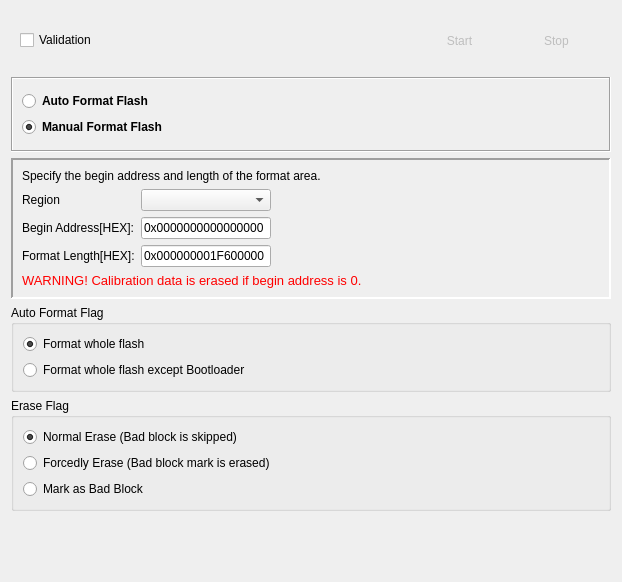
<?xml version="1.0" encoding="UTF-8"?>
<ui version="4.0">
 <class>FormatWidget</class>
 <widget class="QWidget" name="FormatWidget">
  <property name="geometry">
   <rect>
    <x>0</x>
    <y>0</y>
    <width>618</width>
    <height>582</height>
   </rect>
  </property>
  <property name="windowTitle">
   <string>Form</string>
  </property>
  <layout class="QGridLayout" name="gridLayout_4">
   <item row="0" column="0">
    <widget class="QFrame" name="frame_3">
     <property name="sizePolicy">
      <sizepolicy hsizetype="Preferred" vsizetype="Preferred">
       <horstretch>70</horstretch>
       <verstretch>0</verstretch>
      </sizepolicy>
     </property>
     <property name="minimumSize">
      <size>
       <width>600</width>
       <height>60</height>
      </size>
     </property>
     <property name="maximumSize">
      <size>
       <width>16777215</width>
       <height>85</height>
      </size>
     </property>
     <property name="frameShape">
      <enum>QFrame::Box</enum>
     </property>
     <property name="frameShadow">
      <enum>QFrame::Sunken</enum>
     </property>
     <property name="lineWidth">
      <number>0</number>
     </property>
     <layout class="QGridLayout" name="gridLayout">
      <item row="0" column="0">
       <layout class="QHBoxLayout" name="horizontalLayout_2">
        <item>
         <widget class="QCheckBox" name="checkBox_Validation">
          <property name="text">
           <string>Validation</string>
          </property>
         </widget>
        </item>
        <item>
         <spacer name="horizontalSpacer">
          <property name="orientation">
           <enum>Qt::Horizontal</enum>
          </property>
          <property name="sizeHint" stdset="0">
           <size>
            <width>238</width>
            <height>20</height>
           </size>
          </property>
         </spacer>
        </item>
        <item>
         <widget class="QToolButton" name="toolButton_Start">
          <property name="enabled">
           <bool>false</bool>
          </property>
          <property name="sizePolicy">
           <sizepolicy hsizetype="Fixed" vsizetype="Fixed">
            <horstretch>91</horstretch>
            <verstretch>46</verstretch>
           </sizepolicy>
          </property>
          <property name="minimumSize">
           <size>
            <width>91</width>
            <height>0</height>
           </size>
          </property>
          <property name="toolTip">
           <string>F9</string>
          </property>
          <property name="text">
           <string>Start</string>
          </property>
          <property name="icon">
           <iconset resource="../../icon.qrc">
            <normaloff>:/images/start.png</normaloff>:/images/start.png</iconset>
          </property>
          <property name="iconSize">
           <size>
            <width>24</width>
            <height>24</height>
           </size>
          </property>
          <property name="toolButtonStyle">
           <enum>Qt::ToolButtonTextUnderIcon</enum>
          </property>
          <property name="autoRaise">
           <bool>true</bool>
          </property>
         </widget>
        </item>
        <item>
         <widget class="QToolButton" name="toolButton_stop">
          <property name="enabled">
           <bool>false</bool>
          </property>
          <property name="sizePolicy">
           <sizepolicy hsizetype="Fixed" vsizetype="Fixed">
            <horstretch>91</horstretch>
            <verstretch>46</verstretch>
           </sizepolicy>
          </property>
          <property name="minimumSize">
           <size>
            <width>91</width>
            <height>0</height>
           </size>
          </property>
          <property name="toolTip">
           <string>F10</string>
          </property>
          <property name="text">
           <string>Stop</string>
          </property>
          <property name="icon">
           <iconset resource="../../icon.qrc">
            <normaloff>:/images/stop.png</normaloff>:/images/stop.png</iconset>
          </property>
          <property name="iconSize">
           <size>
            <width>24</width>
            <height>24</height>
           </size>
          </property>
          <property name="toolButtonStyle">
           <enum>Qt::ToolButtonTextUnderIcon</enum>
          </property>
          <property name="autoRaise">
           <bool>true</bool>
          </property>
         </widget>
        </item>
       </layout>
      </item>
     </layout>
    </widget>
   </item>
   <item row="1" column="0">
    <widget class="QFrame" name="frame_2">
     <property name="minimumSize">
      <size>
       <width>600</width>
       <height>75</height>
      </size>
     </property>
     <property name="maximumSize">
      <size>
       <width>16777215</width>
       <height>16777215</height>
      </size>
     </property>
     <property name="frameShape">
      <enum>QFrame::Box</enum>
     </property>
     <property name="frameShadow">
      <enum>QFrame::Sunken</enum>
     </property>
     <property name="lineWidth">
      <number>1</number>
     </property>
     <property name="midLineWidth">
      <number>0</number>
     </property>
     <layout class="QGridLayout" name="gridLayout_2">
      <item row="0" column="0">
       <layout class="QHBoxLayout" name="horizontalLayout">
        <item>
         <layout class="QVBoxLayout" name="verticalLayout">
          <item>
           <layout class="QVBoxLayout" name="verticalLayout_4">
            <item>
             <layout class="QHBoxLayout" name="horizontalLayout_3">
              <item>
               <widget class="QRadioButton" name="radioButton_AutoFormat">
                <property name="enabled">
                 <bool>true</bool>
                </property>
                <property name="font">
                 <font>
                  <weight>75</weight>
                  <bold>true</bold>
                 </font>
                </property>
                <property name="text">
                 <string>Auto Format Flash</string>
                </property>
                <property name="checked">
                 <bool>false</bool>
                </property>
               </widget>
              </item>
              <item>
               <spacer name="horizontalSpacer_3">
                <property name="orientation">
                 <enum>Qt::Horizontal</enum>
                </property>
                <property name="sizeHint" stdset="0">
                 <size>
                  <width>40</width>
                  <height>20</height>
                 </size>
                </property>
               </spacer>
              </item>
             </layout>
            </item>
           </layout>
          </item>
          <item>
           <layout class="QVBoxLayout" name="verticalLayout_6">
            <item>
             <layout class="QHBoxLayout" name="horizontalLayout_4">
              <item>
               <widget class="QRadioButton" name="radioButton_ManualFormat">
                <property name="font">
                 <font>
                  <weight>75</weight>
                  <bold>true</bold>
                 </font>
                </property>
                <property name="text">
                 <string>Manual Format Flash</string>
                </property>
                <property name="checked">
                 <bool>true</bool>
                </property>
               </widget>
              </item>
              <item>
               <spacer name="horizontalSpacer_5">
                <property name="orientation">
                 <enum>Qt::Horizontal</enum>
                </property>
                <property name="sizeHint" stdset="0">
                 <size>
                  <width>40</width>
                  <height>20</height>
                 </size>
                </property>
               </spacer>
              </item>
             </layout>
            </item>
           </layout>
          </item>
         </layout>
        </item>
       </layout>
      </item>
     </layout>
    </widget>
   </item>
   <item row="2" column="0">
    <widget class="QFrame" name="frame_ManualFormatSettings">
     <property name="enabled">
      <bool>true</bool>
     </property>
     <property name="frameShape">
      <enum>QFrame::Panel</enum>
     </property>
     <property name="frameShadow">
      <enum>QFrame::Sunken</enum>
     </property>
     <property name="lineWidth">
      <number>2</number>
     </property>
     <property name="midLineWidth">
      <number>3</number>
     </property>
     <layout class="QGridLayout" name="gridLayout_3">
      <item row="0" column="0">
       <widget class="QLabel" name="label_manualLabel">
        <property name="text">
         <string>Specify the begin address and length of the format area.</string>
        </property>
       </widget>
      </item>
      <item row="1" column="0">
       <layout class="QHBoxLayout" name="horizontalLayout_5">
        <item>
         <layout class="QVBoxLayout" name="verticalLayout_3">
          <item>
           <widget class="QLabel" name="label_region">
            <property name="text">
             <string>Region</string>
            </property>
           </widget>
          </item>
          <item>
           <widget class="QLabel" name="label_BeginAddress">
            <property name="text">
             <string>Begin Address[HEX]:</string>
            </property>
           </widget>
          </item>
          <item>
           <widget class="QLabel" name="label_FormatLength">
            <property name="text">
             <string>Format Length[HEX]:</string>
            </property>
           </widget>
          </item>
         </layout>
        </item>
        <item>
         <layout class="QVBoxLayout" name="verticalLayout_2">
          <item>
           <widget class="QComboBox" name="comboBox_region">
            <property name="minimumSize">
             <size>
              <width>120</width>
              <height>0</height>
             </size>
            </property>
            <property name="maximumSize">
             <size>
              <width>130</width>
              <height>16777215</height>
             </size>
            </property>
           </widget>
          </item>
          <item>
           <widget class="QLineEdit" name="lineEdit_BeginAddress">
            <property name="minimumSize">
             <size>
              <width>120</width>
              <height>0</height>
             </size>
            </property>
            <property name="maximumSize">
             <size>
              <width>130</width>
              <height>16777215</height>
             </size>
            </property>
            <property name="text">
             <string>0x0000000000000000</string>
            </property>
            <property name="maxLength">
             <number>18</number>
            </property>
            <property name="placeholderText">
             <string/>
            </property>
           </widget>
          </item>
          <item>
           <widget class="QLineEdit" name="lineEdit_FormatLength">
            <property name="minimumSize">
             <size>
              <width>120</width>
              <height>0</height>
             </size>
            </property>
            <property name="maximumSize">
             <size>
              <width>130</width>
              <height>16777215</height>
             </size>
            </property>
            <property name="text">
             <string>0x000000001F600000</string>
            </property>
            <property name="maxLength">
             <number>18</number>
            </property>
           </widget>
          </item>
         </layout>
        </item>
        <item>
         <spacer name="horizontalSpacer_2">
          <property name="orientation">
           <enum>Qt::Horizontal</enum>
          </property>
          <property name="sizeHint" stdset="0">
           <size>
            <width>40</width>
            <height>20</height>
           </size>
          </property>
         </spacer>
        </item>
       </layout>
      </item>
      <item row="2" column="0">
       <widget class="QLabel" name="label_6">
        <property name="text">
         <string>&lt;!DOCTYPE HTML PUBLIC &quot;-//W3C//DTD HTML 4.0//EN&quot; &quot;http://www.w3.org/TR/REC-html40/strict.dtd&quot;&gt;
&lt;html&gt;&lt;head&gt;&lt;meta name=&quot;qrichtext&quot; content=&quot;1&quot; /&gt;&lt;style type=&quot;text/css&quot;&gt;
p, li { white-space: pre-wrap; }
&lt;/style&gt;&lt;/head&gt;&lt;body style=&quot; font-family:'Sans'; font-size:10pt; font-weight:400; font-style:normal;&quot;&gt;
&lt;p style=&quot; margin-top:0px; margin-bottom:0px; margin-left:0px; margin-right:0px; -qt-block-indent:0; text-indent:0px;&quot;&gt;&lt;span style=&quot; color:#ff0000;&quot;&gt;WARNING! Calibration data is erased if begin address is 0.&lt;/span&gt;&lt;/p&gt;&lt;/body&gt;&lt;/html&gt;</string>
        </property>
       </widget>
      </item>
     </layout>
    </widget>
   </item>
   <item row="3" column="0">
    <widget class="QGroupBox" name="groupBox_auto_fmt">
     <property name="title">
      <string>Auto Format Flag</string>
     </property>
     <layout class="QVBoxLayout" name="verticalLayout_10">
      <item>
       <widget class="QRadioButton" name="radioButton_fmt_all">
        <property name="text">
         <string>Format whole flash</string>
        </property>
        <property name="checked">
         <bool>true</bool>
        </property>
       </widget>
      </item>
      <item>
       <widget class="QRadioButton" name="radioButton_fmt_others">
        <property name="text">
         <string>Format whole flash except Bootloader</string>
        </property>
       </widget>
      </item>
     </layout>
    </widget>
   </item>
   <item row="4" column="0">
    <widget class="QGroupBox" name="gb_ForamtEraseFlag">
     <property name="title">
      <string>Erase Flag</string>
     </property>
     <layout class="QVBoxLayout" name="verticalLayout_7">
      <item>
       <widget class="QRadioButton" name="radioButton_NormalErase">
        <property name="text">
         <string>Normal Erase (Bad block is skipped)</string>
        </property>
        <property name="checked">
         <bool>true</bool>
        </property>
       </widget>
      </item>
      <item>
       <widget class="QRadioButton" name="radioButton_ForcedlyErase">
        <property name="text">
         <string>Forcedly Erase (Bad block mark is erased)</string>
        </property>
       </widget>
      </item>
      <item>
       <widget class="QRadioButton" name="radioButton_MarkAsBadBlock">
        <property name="text">
         <string>Mark as Bad Block</string>
        </property>
       </widget>
      </item>
     </layout>
    </widget>
   </item>
   <item row="5" column="0">
    <spacer name="verticalSpacer">
     <property name="orientation">
      <enum>Qt::Vertical</enum>
     </property>
     <property name="sizeHint" stdset="0">
      <size>
       <width>597</width>
       <height>66</height>
      </size>
     </property>
    </spacer>
   </item>
  </layout>
 </widget>
 <resources>
  <include location="../../icon.qrc"/>
 </resources>
 <connections/>
</ui>
